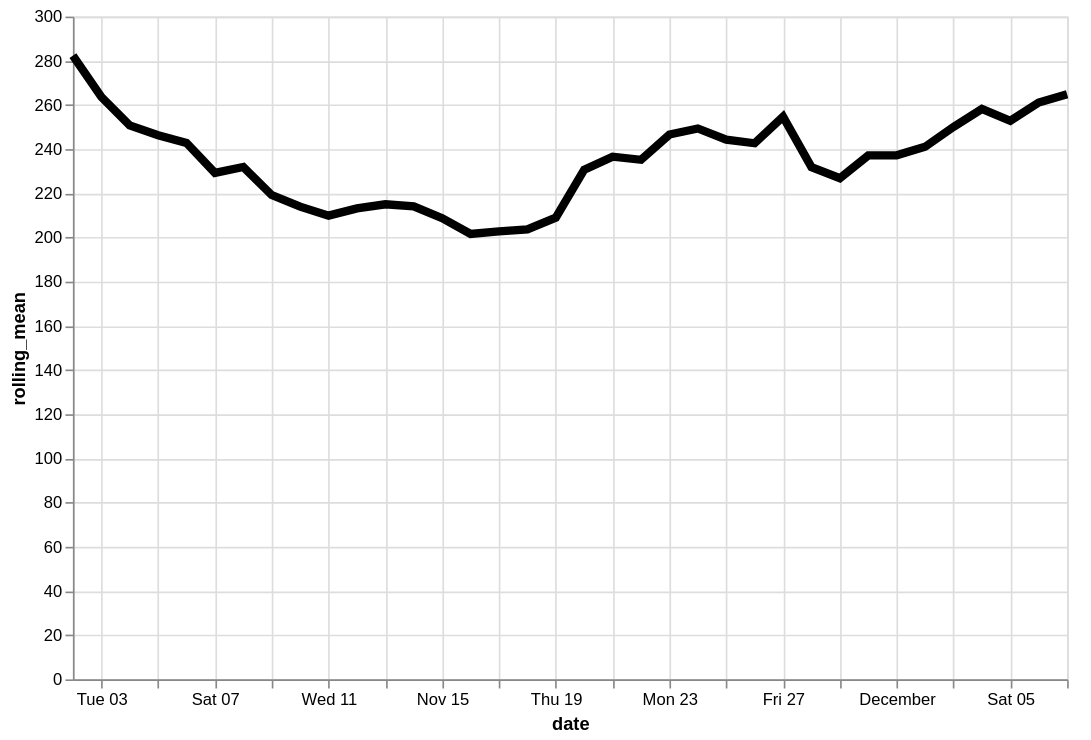

Vega-Lite specification stored for this chart:
### Vega-Lite specification from a JSON file in a GitHub repository (floating-point values rounded to 4 significant figures)
{"config": {"view": {"continuousWidth": 400, "continuousHeight": 300}}, "data": {"name": "data-27f07a9f39516b419bde135b1e95f215"}, "mark": {"type": "line", "color": "black", "size": 5}, "encoding": {"x": {"type": "temporal", "field": "date"}, "y": {"type": "quantitative", "field": "rolling_mean"}}, "height": 400, "transform": [{"window": [{"op": "mean", "field": "log_price", "as": "rolling_mean"}], "frame": [-4, 3]}], "width": 600, "$schema": "https://vega.github.io/schema/vega-lite/v4.8.1.json", "datasets": {"data-27f07a9f39516b419bde135b1e95f215": [{"date": "2020-11-02", "log_price": 328.1}, {"date": "2020-11-03", "log_price": 226.8}, {"date": "2020-11-04", "log_price": 333.7}, {"date": "2020-11-05", "log_price": 240.6}, {"date": "2020-11-06", "log_price": 189.0}, {"date": "2020-11-07", "log_price": 186.2}, {"date": "2020-11-08", "log_price": 219.9}, {"date": "2020-11-09", "log_price": 218.0}, {"date": "2020-11-10", "log_price": 219.9}, {"date": "2020-11-11", "log_price": 248.1}, {"date": "2020-11-12", "log_price": 232.0}, {"date": "2020-11-13", "log_price": 198.5}, {"date": "2020-11-14", "log_price": 156.7}, {"date": "2020-11-15", "log_price": 212.3}, {"date": "2020-11-16", "log_price": 234.8}, {"date": "2020-11-17", "log_price": 210.5}, {"date": "2020-11-18", "log_price": 176.8}, {"date": "2020-11-19", "log_price": 191.1}, {"date": "2020-11-20", "log_price": 241.4}, {"date": "2020-11-21", "log_price": 205.4}, {"date": "2020-11-22", "log_price": 199.5}, {"date": "2020-11-23", "log_price": 385.7}, {"date": "2020-11-24", "log_price": 282.4}, {"date": "2020-11-25", "log_price": 199.1}, {"date": "2020-11-26", "log_price": 268.2}, {"date": "2020-11-27", "log_price": 213.1}, {"date": "2020-11-28", "log_price": 200.8}, {"date": "2020-11-29", "log_price": 192.4}, {"date": "2020-11-30", "log_price": 295.5}, {"date": "2020-12-01", "log_price": 203.3}, {"date": "2020-12-02", "log_price": 242.2}, {"date": "2020-12-03", "log_price": 281.5}, {"date": "2020-12-04", "log_price": 269.0}, {"date": "2020-12-05", "log_price": 243.5}, {"date": "2020-12-06", "log_price": 272.9}, {"date": "2020-12-07", "log_price": 257.4}]}}
